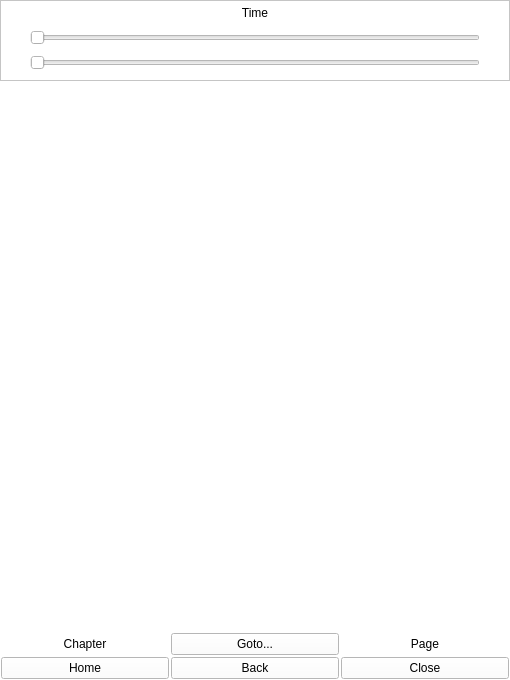
<?xml version="1.0" encoding="UTF-8"?>
<ui version="4.0">
 <class>MangaReaderWidget</class>
 <widget class="QWidget" name="MangaReaderWidget">
  <property name="geometry">
   <rect>
    <x>0</x>
    <y>0</y>
    <width>510</width>
    <height>680</height>
   </rect>
  </property>
  <property name="windowTitle">
   <string>Form</string>
  </property>
  <property name="styleSheet">
   <string notr="true">background-color:white;</string>
  </property>
  <layout class="QHBoxLayout" name="horizontalLayout_8">
   <property name="spacing">
    <number>0</number>
   </property>
   <property name="leftMargin">
    <number>0</number>
   </property>
   <property name="topMargin">
    <number>0</number>
   </property>
   <property name="rightMargin">
    <number>0</number>
   </property>
   <property name="bottomMargin">
    <number>0</number>
   </property>
   <item>
    <widget class="MangaImageContainer" name="mangaImageContainer">
     <property name="sizePolicy">
      <sizepolicy hsizetype="Expanding" vsizetype="Expanding">
       <horstretch>0</horstretch>
       <verstretch>0</verstretch>
      </sizepolicy>
     </property>
     <property name="autoFillBackground">
      <bool>false</bool>
     </property>
     <property name="frameShape">
      <enum>QFrame::NoFrame</enum>
     </property>
     <property name="frameShadow">
      <enum>QFrame::Plain</enum>
     </property>
     <property name="lineWidth">
      <number>0</number>
     </property>
     <layout class="QVBoxLayout" name="verticalLayout">
      <property name="spacing">
       <number>0</number>
      </property>
      <property name="sizeConstraint">
       <enum>QLayout::SetMinimumSize</enum>
      </property>
      <property name="leftMargin">
       <number>0</number>
      </property>
      <property name="topMargin">
       <number>0</number>
      </property>
      <property name="rightMargin">
       <number>0</number>
      </property>
      <property name="bottomMargin">
       <number>0</number>
      </property>
      <item>
       <widget class="QFrame" name="readerFrontLightBar">
        <property name="sizePolicy">
         <sizepolicy hsizetype="Expanding" vsizetype="Preferred">
          <horstretch>0</horstretch>
          <verstretch>0</verstretch>
         </sizepolicy>
        </property>
        <property name="frameShape">
         <enum>QFrame::StyledPanel</enum>
        </property>
        <property name="frameShadow">
         <enum>QFrame::Raised</enum>
        </property>
        <layout class="QGridLayout" name="gridLayout">
         <property name="leftMargin">
          <number>12</number>
         </property>
         <property name="topMargin">
          <number>5</number>
         </property>
         <property name="rightMargin">
          <number>12</number>
         </property>
         <property name="bottomMargin">
          <number>10</number>
         </property>
         <property name="spacing">
          <number>10</number>
         </property>
         <item row="2" column="1">
          <widget class="QSlider" name="horizontalSliderComfLight">
           <property name="sizePolicy">
            <sizepolicy hsizetype="Expanding" vsizetype="Fixed">
             <horstretch>0</horstretch>
             <verstretch>0</verstretch>
            </sizepolicy>
           </property>
           <property name="styleSheet">
            <string notr="true"/>
           </property>
           <property name="maximum">
            <number>100</number>
           </property>
           <property name="pageStep">
            <number>50</number>
           </property>
           <property name="orientation">
            <enum>Qt::Horizontal</enum>
           </property>
          </widget>
         </item>
         <item row="1" column="1">
          <widget class="QSlider" name="horizontalSliderLight">
           <property name="sizePolicy">
            <sizepolicy hsizetype="Expanding" vsizetype="Fixed">
             <horstretch>0</horstretch>
             <verstretch>0</verstretch>
            </sizepolicy>
           </property>
           <property name="maximum">
            <number>100</number>
           </property>
           <property name="orientation">
            <enum>Qt::Horizontal</enum>
           </property>
          </widget>
         </item>
         <item row="1" column="0">
          <widget class="QLabel" name="labelLessLight">
           <property name="text">
            <string/>
           </property>
          </widget>
         </item>
         <item row="2" column="0">
          <widget class="QLabel" name="labelLessComfLight">
           <property name="text">
            <string/>
           </property>
          </widget>
         </item>
         <item row="1" column="2">
          <widget class="QLabel" name="labelMoreLight">
           <property name="text">
            <string/>
           </property>
          </widget>
         </item>
         <item row="2" column="2">
          <widget class="QLabel" name="labelMoreComfLight">
           <property name="text">
            <string/>
           </property>
          </widget>
         </item>
         <item row="0" column="1">
          <widget class="QLabel" name="labelTime">
           <property name="sizePolicy">
            <sizepolicy hsizetype="Expanding" vsizetype="Preferred">
             <horstretch>0</horstretch>
             <verstretch>0</verstretch>
            </sizepolicy>
           </property>
           <property name="text">
            <string>Time</string>
           </property>
           <property name="alignment">
            <set>Qt::AlignCenter</set>
           </property>
          </widget>
         </item>
         <item row="0" column="2">
          <widget class="QLabel" name="labelBattery">
           <property name="text">
            <string/>
           </property>
           <property name="textFormat">
            <enum>Qt::PlainText</enum>
           </property>
           <property name="alignment">
            <set>Qt::AlignRight|Qt::AlignTrailing|Qt::AlignVCenter</set>
           </property>
          </widget>
         </item>
        </layout>
       </widget>
      </item>
      <item>
       <spacer name="verticalSpacer">
        <property name="orientation">
         <enum>Qt::Vertical</enum>
        </property>
        <property name="sizeHint" stdset="0">
         <size>
          <width>20</width>
          <height>524</height>
         </size>
        </property>
       </spacer>
      </item>
      <item>
       <widget class="QFrame" name="readerNavigationBar">
        <property name="autoFillBackground">
         <bool>false</bool>
        </property>
        <property name="lineWidth">
         <number>0</number>
        </property>
        <layout class="QVBoxLayout" name="verticalLayout_4">
         <property name="spacing">
          <number>0</number>
         </property>
         <property name="leftMargin">
          <number>0</number>
         </property>
         <property name="topMargin">
          <number>0</number>
         </property>
         <property name="rightMargin">
          <number>0</number>
         </property>
         <property name="bottomMargin">
          <number>0</number>
         </property>
         <item>
          <layout class="QHBoxLayout" name="horizontalLayout_7">
           <property name="spacing">
            <number>2</number>
           </property>
           <property name="leftMargin">
            <number>1</number>
           </property>
           <property name="topMargin">
            <number>1</number>
           </property>
           <property name="rightMargin">
            <number>1</number>
           </property>
           <property name="bottomMargin">
            <number>1</number>
           </property>
           <item>
            <widget class="QLabel" name="labelReaderChapter">
             <property name="text">
              <string>Chapter</string>
             </property>
             <property name="alignment">
              <set>Qt::AlignCenter</set>
             </property>
            </widget>
           </item>
           <item>
            <widget class="QPushButton" name="pushButtonReaderGoto">
             <property name="text">
              <string>Goto...</string>
             </property>
            </widget>
           </item>
           <item>
            <widget class="QLabel" name="labelReaderPage">
             <property name="text">
              <string>Page</string>
             </property>
             <property name="alignment">
              <set>Qt::AlignCenter</set>
             </property>
            </widget>
           </item>
          </layout>
         </item>
         <item>
          <layout class="QHBoxLayout" name="horizontalLayout_3">
           <property name="spacing">
            <number>2</number>
           </property>
           <property name="leftMargin">
            <number>1</number>
           </property>
           <property name="topMargin">
            <number>1</number>
           </property>
           <property name="rightMargin">
            <number>1</number>
           </property>
           <property name="bottomMargin">
            <number>1</number>
           </property>
           <item>
            <widget class="QPushButton" name="pushButtonReaderHome">
             <property name="sizePolicy">
              <sizepolicy hsizetype="Expanding" vsizetype="Preferred">
               <horstretch>0</horstretch>
               <verstretch>0</verstretch>
              </sizepolicy>
             </property>
             <property name="text">
              <string>Home</string>
             </property>
            </widget>
           </item>
           <item>
            <widget class="QPushButton" name="pushButtonReaderBack">
             <property name="sizePolicy">
              <sizepolicy hsizetype="Expanding" vsizetype="Preferred">
               <horstretch>0</horstretch>
               <verstretch>0</verstretch>
              </sizepolicy>
             </property>
             <property name="text">
              <string>Back</string>
             </property>
            </widget>
           </item>
           <item>
            <widget class="QPushButton" name="pushButtonReaderClose">
             <property name="sizePolicy">
              <sizepolicy hsizetype="Expanding" vsizetype="Preferred">
               <horstretch>0</horstretch>
               <verstretch>0</verstretch>
              </sizepolicy>
             </property>
             <property name="text">
              <string>Close</string>
             </property>
            </widget>
           </item>
          </layout>
         </item>
        </layout>
       </widget>
      </item>
     </layout>
    </widget>
   </item>
  </layout>
 </widget>
 <customwidgets>
  <customwidget>
   <class>MangaImageContainer</class>
   <extends>QFrame</extends>
   <header>mangaimagecontainer.h</header>
   <container>1</container>
  </customwidget>
 </customwidgets>
 <resources/>
 <connections/>
</ui>
